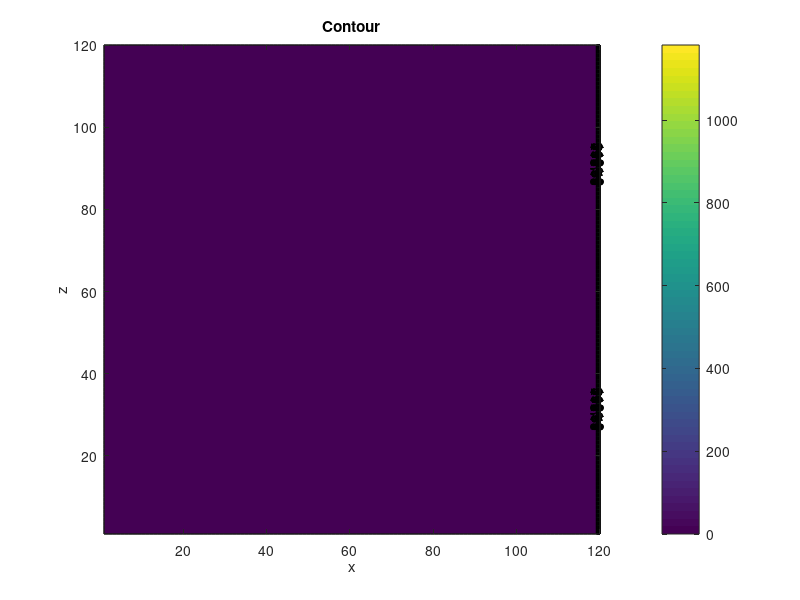
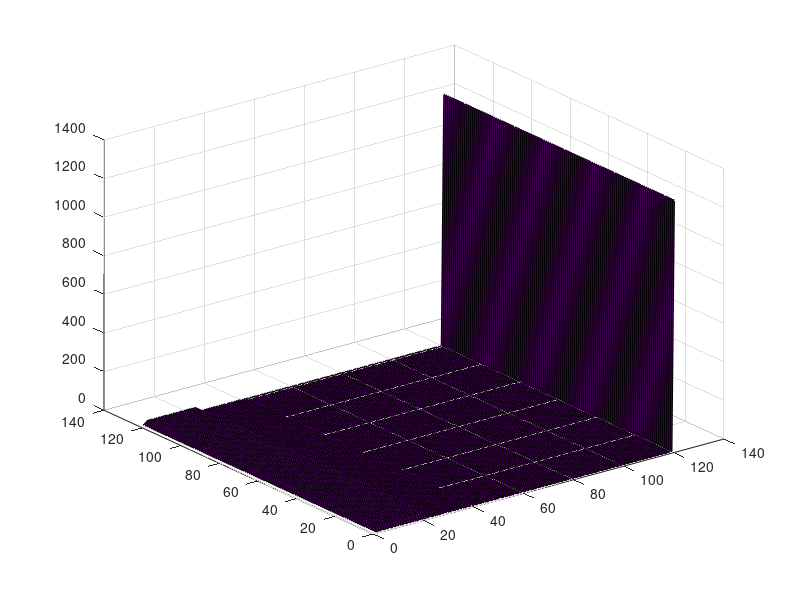

Here is the MATLAB script that generated these plots, in order: (Note: this script raises an error after producing the figures.)
home
close all
clear all

%Accessing the 'data' folder on github
addpath('..\..\data')

%Loading stable solutions
forward = load('fwdgeo120.txt');


%%

dx = linspace(1,120,length(forward));
dy = dx;
[X,Y] = meshgrid(dx,dy);


%Plotting the data
figure(1)
map = contourf(X,Y,forward,'ShowText','on'); %Crank-Nicolson
colorbar
title('Contour') %Title
xlabel('x') %Labels and legend
ylabel('z')

figure(2)
surf(forward)
colormap(parula(20));
